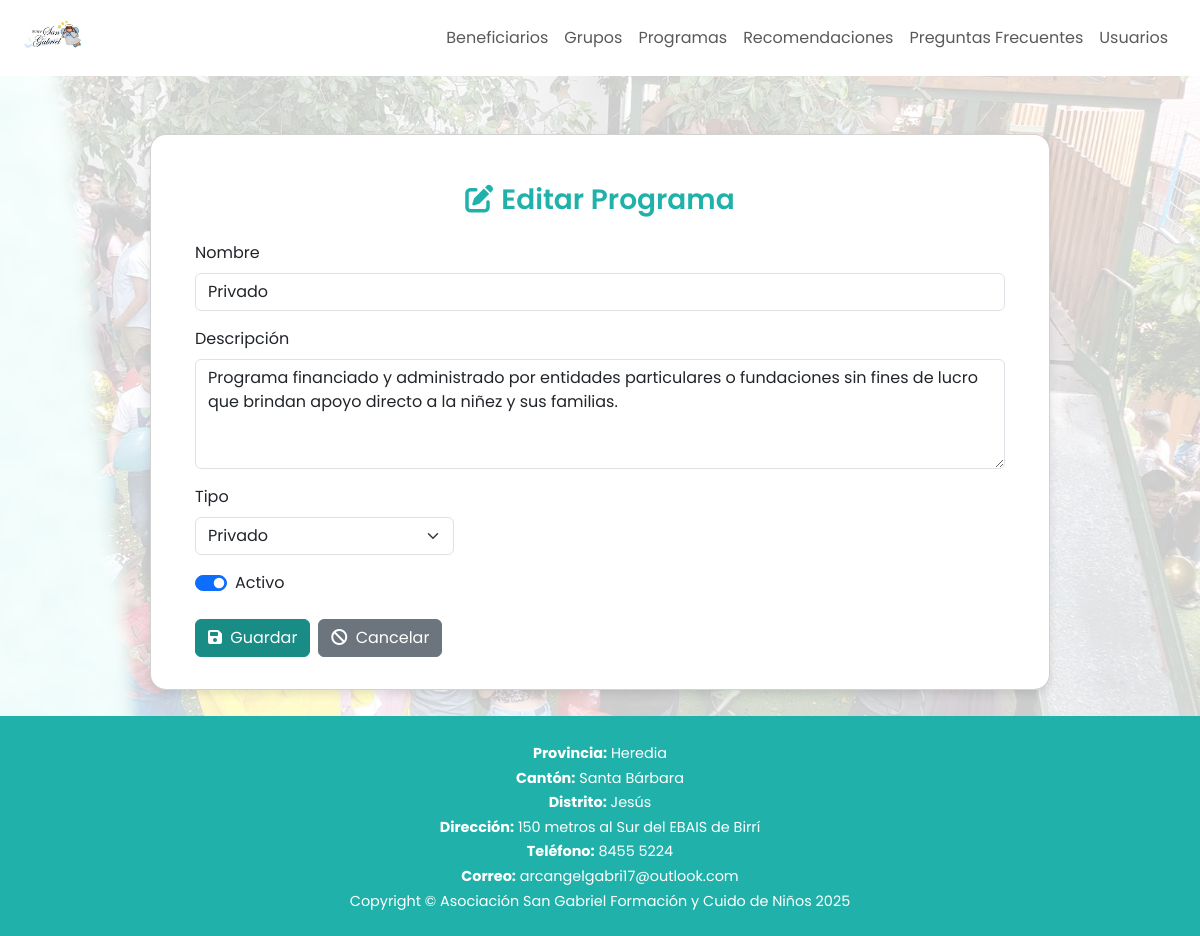
Page /Views/Programas/editarPrograma.php?id=3 (signed in) on the committed database.
### tables this page shows
CREATE TABLE `tbl_programas` (
  `id_programa` int NOT NULL AUTO_INCREMENT,
  `nombre` varchar(50) NOT NULL,
  `descripcion` text,
  `tipo` varchar(50) DEFAULT NULL,
  `estado` tinyint(1) DEFAULT '1',
  PRIMARY KEY (`id_programa`)
);

### Views/Programas/editarPrograma.php (the view, shortened to what this page needs)
<?php
$cn = abrirConexion();
$id = isset($_GET['id']) ? (int) $_GET['id'] : 0;
$stmt = $cn->prepare("SELECT id_programa, nombre, descripcion, tipo, estado
                      FROM tbl_programas WHERE id_programa = ?");
$stmt->bind_param("i", $id);
$stmt->execute();
$res = $stmt->get_result();
$programa = $res->fetch_assoc();
?>
<!DOCTYPE html>
<html lang="en">
<head>
    <link href="../../Assets/css/bootstrap.min.css" rel="stylesheet">
    <link href="../../Assets/css/customStyles/editarGrupoStyle.css" rel="stylesheet">
    <link href="https://cdnjs.cloudflare.com/ajax/libs/font-awesome/6.5.2/css/all.min.css" rel="stylesheet">
</head>
<body>
    <nav>
        <?php include '../Layout/Navbars/navbar2.php' ?>
    </nav>
    <main>
        <div class="card">
            <div class="container mt-3">
                <h3 class="text-center mb-4" style="color: #20b2aa; font-weight: 600;">
                    <i class="fas fa-pen-to-square me-2"></i>Editar Programa
                </h3>
                <form method="POST">
                    <div class="mb-3">
                        <label class="form-label">Nombre</label>
                        <input type="text" name="nombre" class="form-control"
                        value="<?= htmlspecialchars($programa['nombre']) ?>" required>
                    </div>
                    <div class="mb-3">
                        <label class="form-label">Descripción</label>
                        <textarea name="descripcion" class="form-control" rows="4"
                        required><?= htmlspecialchars($programa['descripcion']) ?></textarea>
                    </div>
                    <div class="row g-3">
                        <div class="col-md-4">
                            <label class="form-label">Tipo</label>
                            <select name="tipo" class="form-select" required>
                                <option value="Privado" <?= $programa['tipo'] == 'Privado' ? 'selected' : '' ?>>
                                    Privado
                                </option>
                            </select>
                        </div>
                    </div>
                    <div class="form-check form-switch mt-3">
                        <input class="form-check-input" type="checkbox" id="estado" name="estado" <?= $programa['estado'] ? 'checked' : '' ?>>
                        <label class="form-check-label" for="estado">Activo</label>
                    </div>
                    <div class="mt-4 d-flex gap-2">
                        <button class="btn btn-success" type="submit">
                            <i class="fa-solid fa-floppy-disk me-1"></i> Guardar
                        </button>
                        <a class="btn btn-secondary" href="listaProgramas.php">
                            <i class="fa-solid fa-ban me-1"></i> Cancelar
                        </a>
                    </div>
                </form>
            </div>
        </div>
    </main>
    <footer>
        <?php include '../Layout/footer.php' ?>
    </footer>
</body>
</html>

### Assets/css/customStyles/editarGrupoStyle.css (style rules this page uses)
body { font-family: 'Poppins', sans-serif; background-color: #f0f9ff; }
main { flex: 1; background: url("../../img/background.jpg") center no-repeat; background-size: cover; min-height: 80vh; position: relative; display: flex; align-items: center; justify-content: center; }
main::before { content: ""; position: absolute; top: 0; left: 0; width: 100%; height: 100%; background-color: rgba(255, 255, 255, 0.8); z-index: 1; }
main>* { position: relative; z-index: 2; }
.card { padding: 2rem; margin-top: 2rem; width: 100%; max-width: 900px; border-radius: 1rem; box-shadow: 0 4px 10px rgba(0, 0, 0, 0.1); background-color: white; }
.btn-success { background-color: #198c85; border-color: #198c85; }
footer { background-color: #20b2aa; color: white; padding: 12px 20px; text-align: center; font-size: 0.9rem; }

### rows in the picture
tbl_programas: nombre "Privado", descripcion "Programa financiado y administrado por entidades particulares o fundaciones sin fines de lucro que brindan apoyo directo a la niñez y sus familias.", tipo "Privado", estado "☑"

### other values in the picture
$label "Provincia"
$value "Heredia"
$label "Cantón"
$value "Santa Bárbara"
$label "Distrito"
$value "Jesús"
$label "Dirección"
$value "150 metros al Sur del EBAIS de Birrí"
$label "Teléfono"
$value "8455 5224"
$label "Correo"
$value "arcangelgabri17@outlook.com"
